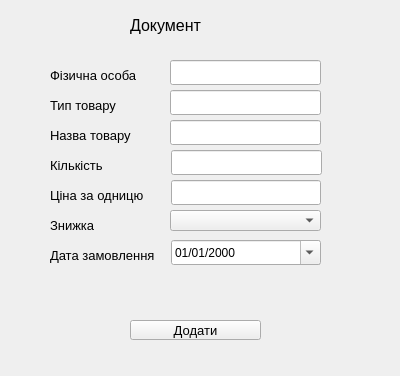
<?xml version="1.0" encoding="UTF-8"?>
<ui version="4.0">
 <class>doc_buy</class>
 <widget class="QWidget" name="doc_buy">
  <property name="geometry">
   <rect>
    <x>0</x>
    <y>0</y>
    <width>400</width>
    <height>376</height>
   </rect>
  </property>
  <property name="windowTitle">
   <string>Form</string>
  </property>
  <widget class="QLineEdit" name="lineEdit_3_price">
   <property name="geometry">
    <rect>
     <x>171</x>
     <y>180</y>
     <width>150</width>
     <height>25</height>
    </rect>
   </property>
  </widget>
  <widget class="QLabel" name="label_4">
   <property name="geometry">
    <rect>
     <x>50</x>
     <y>150</y>
     <width>130</width>
     <height>30</height>
    </rect>
   </property>
   <property name="font">
    <font>
     <pointsize>10</pointsize>
     <weight>50</weight>
     <bold>false</bold>
    </font>
   </property>
   <property name="text">
    <string>Кількість</string>
   </property>
  </widget>
  <widget class="QLabel" name="label_5">
   <property name="geometry">
    <rect>
     <x>50</x>
     <y>180</y>
     <width>130</width>
     <height>30</height>
    </rect>
   </property>
   <property name="font">
    <font>
     <pointsize>10</pointsize>
     <weight>50</weight>
     <bold>false</bold>
    </font>
   </property>
   <property name="text">
    <string>Ціна за одницю</string>
   </property>
  </widget>
  <widget class="QPushButton" name="pushButton_2_add_next_commodity">
   <property name="geometry">
    <rect>
     <x>130</x>
     <y>320</y>
     <width>131</width>
     <height>20</height>
    </rect>
   </property>
   <property name="font">
    <font>
     <pointsize>10</pointsize>
    </font>
   </property>
   <property name="text">
    <string>Додати</string>
   </property>
  </widget>
  <widget class="QLabel" name="label_14">
   <property name="enabled">
    <bool>true</bool>
   </property>
   <property name="geometry">
    <rect>
     <x>50</x>
     <y>120</y>
     <width>101</width>
     <height>30</height>
    </rect>
   </property>
   <property name="font">
    <font>
     <pointsize>10</pointsize>
     <weight>50</weight>
     <bold>false</bold>
    </font>
   </property>
   <property name="text">
    <string>Назва товару</string>
   </property>
  </widget>
  <widget class="QLineEdit" name="lineEdit_2_quantity">
   <property name="geometry">
    <rect>
     <x>171</x>
     <y>150</y>
     <width>151</width>
     <height>25</height>
    </rect>
   </property>
  </widget>
  <widget class="QLabel" name="label_3">
   <property name="geometry">
    <rect>
     <x>130</x>
     <y>10</y>
     <width>81</width>
     <height>30</height>
    </rect>
   </property>
   <property name="font">
    <font>
     <pointsize>12</pointsize>
     <weight>50</weight>
     <bold>false</bold>
    </font>
   </property>
   <property name="text">
    <string>Документ</string>
   </property>
  </widget>
  <widget class="QLabel" name="label_measurement_units">
   <property name="geometry">
    <rect>
     <x>300</x>
     <y>170</y>
     <width>47</width>
     <height>21</height>
    </rect>
   </property>
   <property name="text">
    <string/>
   </property>
  </widget>
  <widget class="QLineEdit" name="lineEdit_name_commodity">
   <property name="geometry">
    <rect>
     <x>170</x>
     <y>120</y>
     <width>151</width>
     <height>25</height>
    </rect>
   </property>
  </widget>
  <widget class="QDateEdit" name="dateEdit">
   <property name="geometry">
    <rect>
     <x>171</x>
     <y>240</y>
     <width>150</width>
     <height>25</height>
    </rect>
   </property>
   <property name="displayFormat">
    <string>dd/MM/yyyy</string>
   </property>
   <property name="calendarPopup">
    <bool>true</bool>
   </property>
  </widget>
  <widget class="QLabel" name="label_7">
   <property name="geometry">
    <rect>
     <x>50</x>
     <y>240</y>
     <width>130</width>
     <height>30</height>
    </rect>
   </property>
   <property name="font">
    <font>
     <pointsize>10</pointsize>
     <weight>50</weight>
     <bold>false</bold>
    </font>
   </property>
   <property name="text">
    <string>Дата замовлення</string>
   </property>
  </widget>
  <widget class="QLineEdit" name="lineEdit_name_commodity_2">
   <property name="geometry">
    <rect>
     <x>170</x>
     <y>60</y>
     <width>151</width>
     <height>25</height>
    </rect>
   </property>
  </widget>
  <widget class="QLabel" name="label_15">
   <property name="enabled">
    <bool>true</bool>
   </property>
   <property name="geometry">
    <rect>
     <x>50</x>
     <y>60</y>
     <width>101</width>
     <height>30</height>
    </rect>
   </property>
   <property name="font">
    <font>
     <pointsize>10</pointsize>
     <weight>50</weight>
     <bold>false</bold>
    </font>
   </property>
   <property name="text">
    <string>Фізична особа</string>
   </property>
  </widget>
  <widget class="QLabel" name="label_6">
   <property name="geometry">
    <rect>
     <x>50</x>
     <y>210</y>
     <width>130</width>
     <height>30</height>
    </rect>
   </property>
   <property name="font">
    <font>
     <pointsize>10</pointsize>
     <weight>50</weight>
     <bold>false</bold>
    </font>
   </property>
   <property name="text">
    <string>Знижка</string>
   </property>
  </widget>
  <widget class="QLineEdit" name="lineEdit_name_commodity_3">
   <property name="geometry">
    <rect>
     <x>170</x>
     <y>90</y>
     <width>151</width>
     <height>25</height>
    </rect>
   </property>
  </widget>
  <widget class="QLabel" name="label_16">
   <property name="enabled">
    <bool>true</bool>
   </property>
   <property name="geometry">
    <rect>
     <x>50</x>
     <y>90</y>
     <width>101</width>
     <height>30</height>
    </rect>
   </property>
   <property name="font">
    <font>
     <pointsize>10</pointsize>
     <weight>50</weight>
     <bold>false</bold>
    </font>
   </property>
   <property name="text">
    <string>Тип товару</string>
   </property>
  </widget>
  <widget class="QComboBox" name="comboBox">
   <property name="geometry">
    <rect>
     <x>170</x>
     <y>210</y>
     <width>151</width>
     <height>21</height>
    </rect>
   </property>
  </widget>
 </widget>
 <resources/>
 <connections/>
</ui>
